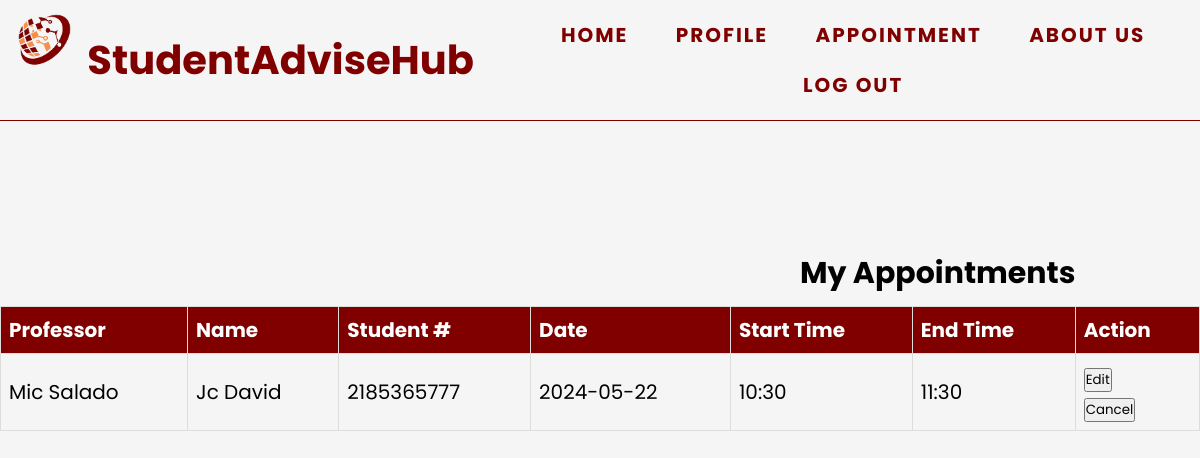
Screenshot of /my_appointment.php (signed in) with the database file from the repository.
### tables this page shows
CREATE TABLE `appointments` (
  `name` varchar(255) NOT NULL,
  `student_number` varchar(255) NOT NULL,
  `appointment_date` date NOT NULL,
  `start_time` time(6) NOT NULL,
  `end_time` time(6) NOT NULL,
  `id` int(255) NOT NULL,
  `professor_name` varchar(255) NOT NULL,
  `mess` varchar(255) NOT NULL,
  `user_id` int(11) NOT NULL,
  `prof_id` int(11) NOT NULL
);

### my_appointment.php (the view, shortened to what this page needs)
<?php
include 'connection.php';
?>
<?php
if (isset($_SESSION['user_id'])) {
?>
<!DOCTYPE html>
<html lang="en">
<head>
    <link rel="stylesheet" href="stylein1.css">
</head>
<body>
<div class="container">
    <div class="container" style="display: flex; justify-content: space-between; border-bottom: 1px solid #800000">
<img src="./logo.png" alt="Icon" width="auto" height="80px" >
<h1 style="width: 40%; align-self: center;">StudentAdviseHub</h1>
<div id="navbar">
    <ul>
        <li><a href="./index.php">HOME</a></li>
        <li><a href="./profile1.php">PROFILE</a></li>
        <div class="dropdown">
        <li><a href="./appointment.php">APPOINTMENT</a></li>
        </div>
        <li><a href="./about.php">ABOUT US</a></li>
        <li><a href="./logout.php">LOG OUT</a></li>
    </ul>
</div>
</div>
    <div class="container">
    <h2>My Appointments</h2>
    <table>
        <tr>
            <th>Professor</th>
            <th>Name</th>
            <th>Student #</th>
            <th>Date</th>
            <th>Start Time</th>
            <th>End Time</th>
            <th>Action</th>
        </tr>
        <?php
        $query = "SELECT * FROM users WHERE user_id = ?";
        $stmt = $conn->prepare($query);
        $stmt->bind_param("i", $_SESSION["user_id"]);
        $stmt->execute();
        $result = $stmt->get_result();
        $data = $result->fetch_assoc();
        $query2 = '';
        if($data["role"] == 'teacher'){
            $query2 = 'prof_id';
        }else{
            $query2 = 'user_id';
        }
        $stmt = $conn->prepare("SELECT * FROM appointments WHERE $query2 = ? ORDER BY appointment_date DESC");
        $stmt->bind_param("i", $_SESSION['user_id']);
        $stmt->execute();
        $result = $stmt->get_result();
        while ($row = $result->fetch_assoc()) {
            echo "<tr>";
            echo "<td>" . $row['professor_name'] . "</td>";
            echo "<td>" . $row['name'] . "</td>";
            echo "<td>" . $row['student_number'] . "</td>";
            echo "<td>" . $row['appointment_date'] . "</td>";
            echo "<td>" . date('H:i', strtotime($row['start_time'])) . "</td>";
            echo "<td>" . date('H:i', strtotime($row['end_time'])) . "</td>";
            echo "<td>";
            echo "<form method='post' action=''>";
            echo "<input type='submit' value='Edit'>";
            echo "</form>";
            echo "<form method='post' action='cancel_appointment.php'>";
            echo "<input type='submit' value='Cancel'>";
            echo "</form>";
            echo "</td>";
            echo "</tr>";
        }
        ?>
    </table>
</div>
</body>
</html>
<?php } else {
    exit;
} ?>

### stylein1.css (style rules this page uses)
* { margin: 0; padding: 0; box-sizing: border-box; font-family: 'Poppins', sans-serif; }
body { font-size: 20px; background-color: whitesmoke; margin: 0; }
#navbar { padding: 10px; letter-spacing: 2px; display: flex; }
#navbar ul { text-align: center; }
#navbar li { display: inline-flex; padding-left: 10px; padding-right: 10px; }
#navbar li a { color: maroon; font-weight: bold; text-decoration: none; padding: 10px; }
.container h1 { color: maroon; }
.dropdown { position: relative; display: inline-block; }
.container h2 { margin-top: 20px; }

### my_appointment.php (style rules this page uses)
table { width: 100%; border-collapse: collapse; }
th, td { border: 1px solid #dddddd; text-align: left; padding: 8px; }
th { background-color: maroon; color: white; }
.container h2 { margin-top: 130px; margin-left: 800px; margin-bottom: 10px; }

### rows the page displays
appointments: professor_name "Mic Salado", name "Jc David", student_number "2185365777", appointment_date "2024-05-22", start_time "10:30", end_time "11:30"
